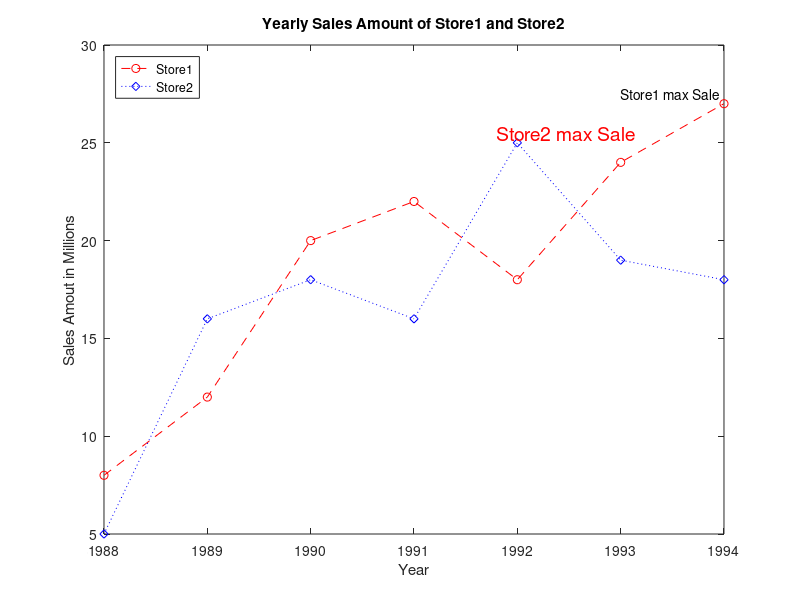

Source code (MATLAB):
year = [1988:1994];
sales1 = [8 12 20 22 18 24 27];
sales2 = [5 16 18 16 25 19 18];
plot(year, sales1, 'r--o', year, sales2, 'b:d');
xlabel('Year')
ylabel('Sales Amout in Millions')
title('Yearly Sales Amount of Store1 and Store2')
legend('Store1','Store2','location','northwest')
text(1994-1,27.5,'Store1 max Sale')
text(1992-0.2,25.5,'Store2 max Sale','Color','red','FontSize',14)
shg